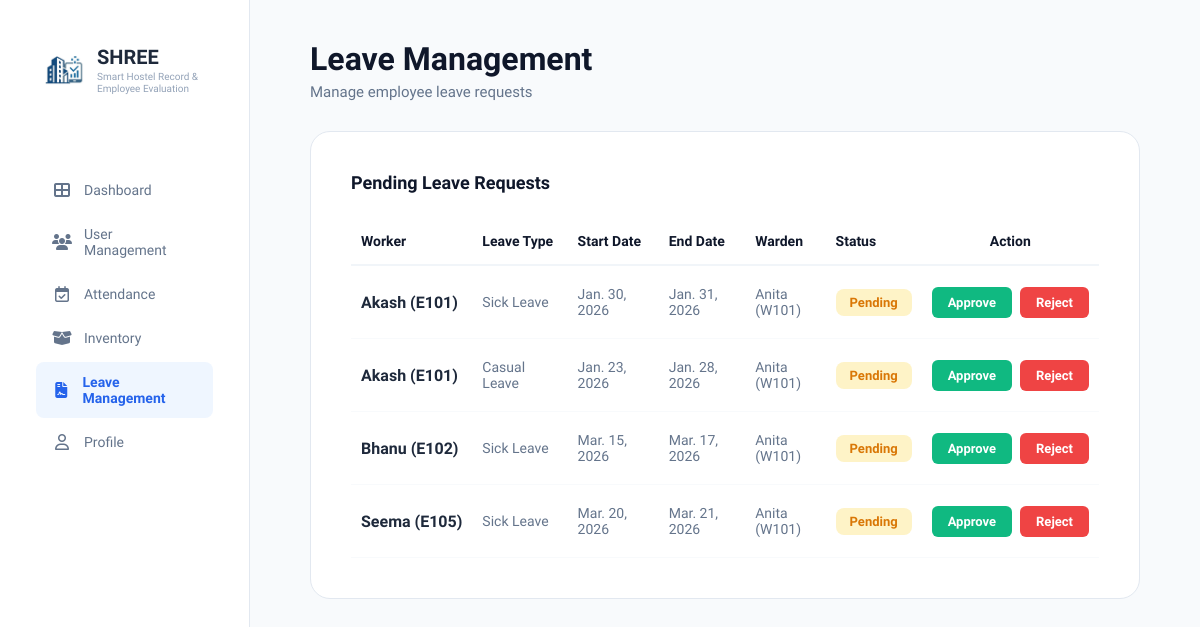
Page /Shree-admin/leave/ (signed in) on the earlier database version.
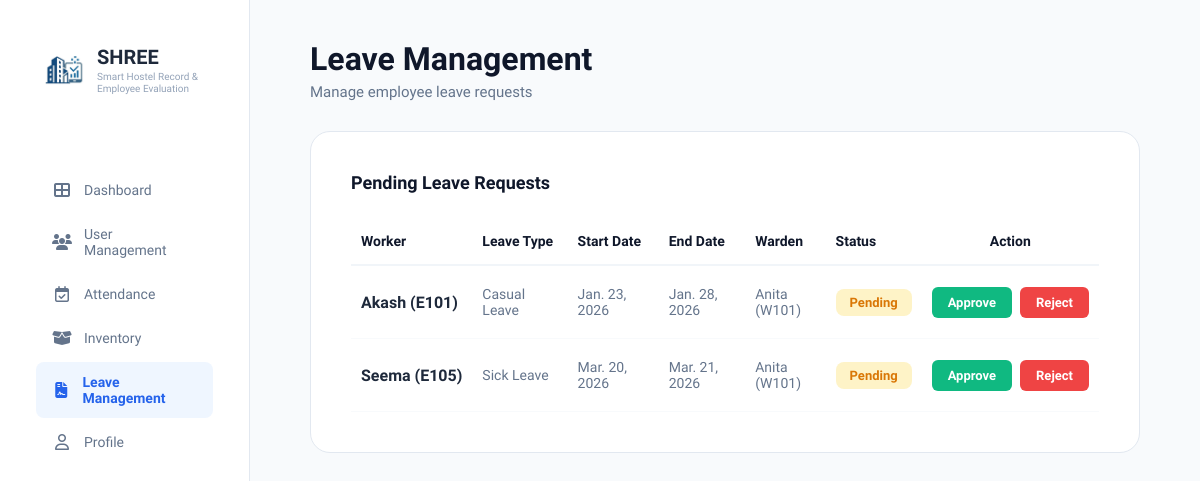
Same page on the later database version.
### accounts/models.py (models this page shows)
class LeaveRequest(models.Model):
    STATUS_CHOICES = [('Pending', 'Pending'), ('Approved', 'Approved'), ('Rejected', 'Rejected')]
    worker = models.ForeignKey(Worker, on_delete=models.CASCADE, null=True, blank=True)
    warden = models.ForeignKey(Warden, on_delete=models.CASCADE)
    is_warden_request = models.BooleanField(default=False)
    leave_type = models.CharField(max_length=50)
    start_date = models.DateField()
    end_date = models.DateField()
    status = models.CharField(max_length=20, choices=STATUS_CHOICES, default='Pending')
    reason = models.TextField(null=True, blank=True)
    created_at = models.DateTimeField(auto_now_add=True)

class Worker(models.Model):
    ...
    phone_number = models.CharField(
        max_length=10,
        validators=[phone_validator],
        blank=True,
        null=True
    )

class Warden(models.Model):
    ...
    phone_number = models.CharField(
        max_length=10,
        validators=[phone_validator],
        blank=True,
        null=True
    )

### Shree1/views.py (the view, shortened to what this page needs)
# urls.py: path('Shree-admin/leave/', views.admin_leave_Management, name='admin_leave_Management'),
@login_required
def admin_leave_Management(request):
    pending = LeaveRequest.objects.filter(status='Pending')
    return render(request, 'Shree1/admin_leave_Management.html', {'pending': pending})

### templates/Shree1/admin_leave_Management.html (shortened to what the changed rows need)
{% load static %}
<!doctype html>
<html lang="en">
  <head>
    <link
      rel="stylesheet"
      href="https://cdnjs.cloudflare.com/ajax/libs/font-awesome/6.4.0/css/all.min.css"
    />
    <link
      rel="stylesheet"
      href="{% static 'Shree1/css/dashboardAdmin.css' %}"
    />
    <link
      rel="stylesheet"
      href="{% static 'Shree1/css/admin_leave_Management.css' %}"
    />
  </head>
  <body>
    <div class="container">
      <aside class="sidebar">
        <div class="logo-section">
          <div class="logo-text">
            <h2 class="logo-name">SHREE</h2>
          </div>
        </div>
      </aside>
      <main class="main-content">
        <header class="top-header">
          <div class="header-titles">
            <h1>Leave Management</h1>
          </div>
        </header>
        <div class="leave-card">
          <div class="table-responsive">
            <table class="leave-table">
              <thead>
                <tr>
                  <th>Worker</th>
                  <th>Leave Type</th>
                  <th>Start Date</th>
                  <th>End Date</th>
                  <th>Warden</th>
                  <th>Status</th>
                  <th class="center-align">Action</th>
                </tr>
              </thead>
              <tbody>
                {% for req in pending %}
                <tr>
                  <td class="primary-cell">
                    {{ req.worker.name }} ({{ req.worker.worker_id }})
                  </td>
                  <td class="muted-cell">{{ req.leave_type }}</td>
                  <td class="muted-cell">
                    {{ req.start_date|date:"M. d, Y" }}
                  </td>
                  <td class="muted-cell">{{ req.end_date|date:"M. d, Y" }}</td>
                  <td class="muted-cell">
                    {{ req.warden.name }} ({{ req.warden.warden_id }})
                  </td>
                  <td><span class="status pending">{{ req.status }}</span></td>
                  <td class="action-cell">
                    <form
                      method="POST"
                      action="{% url 'admin_leave_Management' %}"
                      class="action-form"
                    >
                      <button
                        type="submit"
                        name="action"
                        value="Approved"
                        class="btn btn-approve"
                      >
                        Approve
                      </button>
                      <button
                        type="submit"
                        name="action"
                        value="Rejected"
                        class="btn btn-reject"
                      >
                        Reject
                      </button>
                    </form>
                  </td>
                </tr>
                {% empty %}
                <tr>
                  <td colspan="7" class="empty-state">
                    No pending leave requests found.
                  </td>
                </tr>
                {% endfor %}
              </tbody>
            </table>
          </div>
        </div>
      </main>
    </div>
  </body>
</html>

Differences in the rows shown:
no longer on this page (row edited): LeaveRequest: worker.name "Akash", worker.worker_id "E101", leave_type "Sick Leave", start_date "Jan. 30, 2026", end_date "Jan. 31, 2026", warden.name "Anita", warden.warden_id "W101", status "Pending"
no longer on this page (row edited): LeaveRequest: worker.name "Bhanu", worker.worker_id "E102", leave_type "Sick Leave", start_date "Mar. 15, 2026", end_date "Mar. 17, 2026", warden.name "Anita", warden.warden_id "W101", status "Pending"
